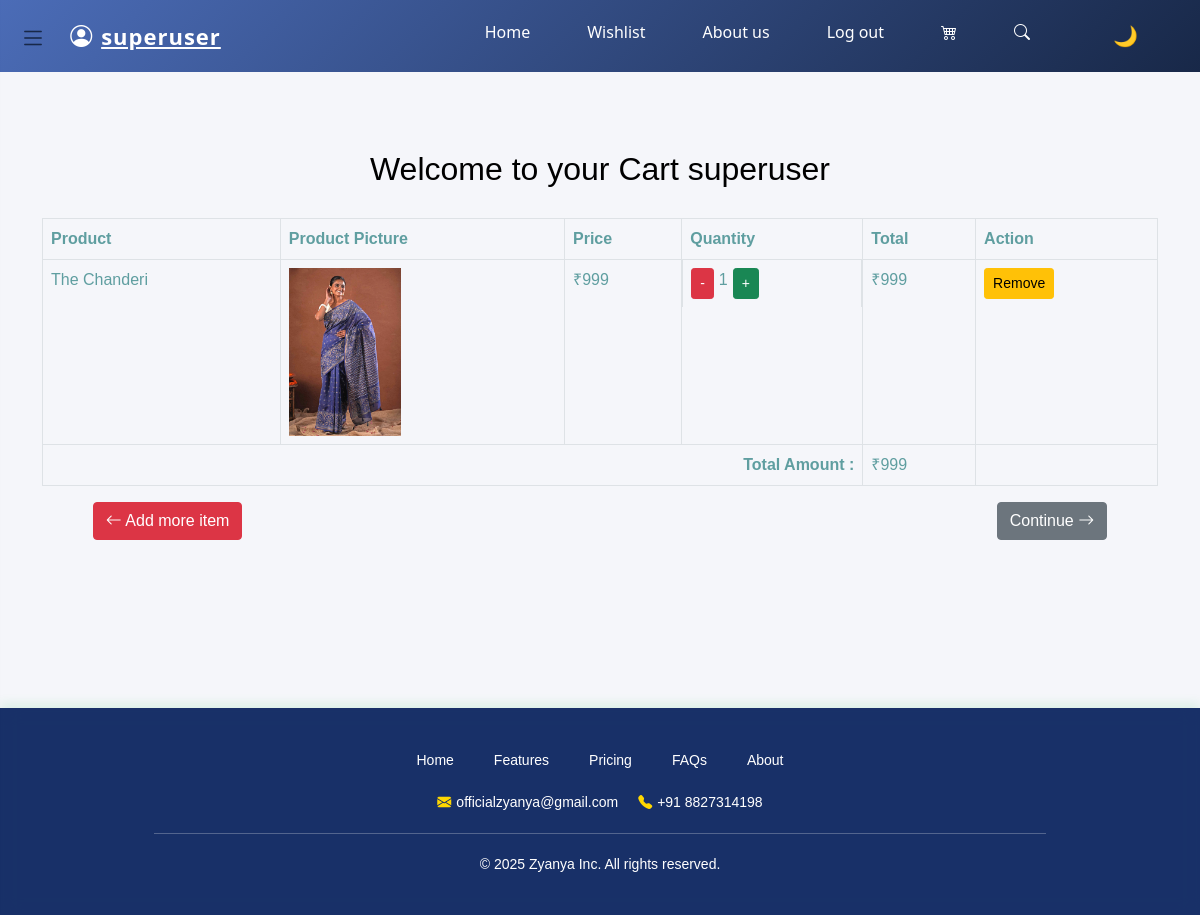
The app's page /cart/ (signed in) with its own data.
### shoppingapp/models.py (models this page shows, shortened)
class Cart(models.Model):
    user = models.ForeignKey(User, on_delete=models.CASCADE)
    product = models.ForeignKey(product, on_delete=models.CASCADE)
    quantity = models.PositiveIntegerField(default=1)

class product(models.Model):
    product_name=models.CharField(max_length=100)
    product_img=models.ImageField(upload_to='productimg/')
    product_price=models.IntegerField()
    product_description=models.TextField()
    connection=models.ForeignKey(section,related_name="sections",on_delete=models.CASCADE)

### shoppingapp/views.py (the view)
# urls.py: path('cart/', views.cart_view, name='cart'),
@login_required(login_url='login')
def cart_view(request):
    cart_items = Cart.objects.filter(user=request.user)
    total_price = sum(item.product.product_price * item.quantity for item in cart_items)
    return render(request, 'cart.html', {'cart_items': cart_items, 'total_price': total_price,})

### shoppingapp/templatetags/custom_filters.py (called while the page is built)
@register.filter
def mul(value, arg):
    return value * arg

### templates/cart.html
{% include "navbar.html" %}
{% load custom_filters %}
{% block content %}
<h2 style="text-align:center; margin:30px 0; font-family: 'Gill Sans', 'Gill Sans MT', Calibri, 'Trebuchet MS', sans-serif;">Welcome to your Cart {{ request.user }} </h2>
<div class="container" >
  {% if cart_items %}
    <table class="table table-bordered"style="color:cadetblue">
      <thead>
        <tr>
          <th>Product</th>
          <th>Product Picture</th>
          <th>Price</th>
          <th>Quantity</th>
          <th>Total</th>
          <th>Action</th>
        </tr>
      </thead>
      <tbody>
        {% for item in cart_items %}
        <tr>
          <td>{{ item.product.product_name }}</td>
          {% if item.product.product_img %}
          <td>
            <img src="{{  item.product.product_img.url }}" alt="{{ item.product.product_name }}" style="width:7rem">
          </td>
          {% endif %}
          <td>₹{{ item.product.product_price }}</td>
            <td style="display:flex; gap:5px;">
              <a href="{% url 'subtract_quantity' item.id %}" class="btn btn-sm btn-danger">-</a>
              {{ item.quantity }}
              <a href="{% url 'add_quantity' item.id %}" class="btn btn-sm btn-success">+</a>
            </td>
         <td>₹{{ item.product.product_price|mul:item.quantity }}</td>
          <td>
            <a href="{% url 'remove_item' item.id %}" class="btn btn-sm btn-warning">Remove</a>
          </td>
        </tr>
        {% endfor %}
        <tr>
          <td colspan="4" style="text-align:right;"><strong>Total Amount :</strong></td>
          <td>₹{{ total_price }}</td>
          <td></td>
        </tr>
      </tbody>
    </table>
  {% else %}
    <p style="text-align:center; margin-top:50px;">Your cart is empty.</p>
  {% endif %}
</div>
<div style="display: flex;justify-content: space-between; align-item:center">
 <button style="paddding-left:6%;margin-left:5.8rem" class="btn btn-danger" onclick="window.history.back()"><i class="bi bi-arrow-left"></i> Add more item</button>
<a href="{% url 'checkout' %}"><button style="paddding-right:6%;margin-right:5.8rem"  class="btn btn-secondary">Continue <i class="bi bi-arrow-right"></i> </button></a>
</div>
{% endblock content %}
{% include "fotter.html" %}

### templates/navbar.html (shortened to what this page needs)
<!DOCTYPE html>
{% load static %}
<html lang="en">
<head>
  <link href="https://cdn.jsdelivr.net/npm/bootstrap@5.0.2/dist/css/bootstrap.min.css"
        rel="stylesheet"
>
  <link rel="stylesheet" href="{% static 'css/navbar.css' %}">
  <link rel="stylesheet" href="https://cdn.jsdelivr.net/npm/bootstrap-icons@1.11.1/font/bootstrap-icons.css">
</head>
<body>
  <i id="toggle-btn" class="bi bi-list"></i>
{% if user.is_authenticated %}
<nav class="navbar">
  <div class="logo" style="cursor:pointer;">
    <a href="{% url 'profile' %}" style="display:flex; align-items:center;margin-left:20%">
      <i class="bi bi-person-circle" style="padding-right:0.5rem; transition: transform 0.3s;"></i>
      {{ user.username }}
    </a>
  </div>
  <ul class="nav-links">
    <li><a href="{% url 'home' %}">Home</a></li>
    <li><a href="{% url 'wishlist' %}">Wishlist</a></li>
    <li><a href="{% url 'about' %}">About us</a></li>
    <li><a href="{% url 'logout' %}">Log out</a></li>
    <li><a href="{% url 'cart' %}"><i class="bi bi-cart4"></i></a></li>
    <li><a href="#"><i class="bi bi-search"></i></a></li>
    <li>
      <button id="btn" class="theme-btn">
        <span id="span">🌙</span>
      </button>
    </li>
  </ul>
</nav>
{% endif %}
<br><br>
</body>
</html>

### static/css/navbar.css (style rules this page uses)
.navbar { display: flex; justify-content: space-between; align-items: center; background: linear-gradient(135deg, #4b6cb7, #182848); padding: 12px 40px; font-family: 'Segoe UI', sans-serif; }
.logo { font-size: 22px; font-weight: bold; color: #fff; letter-spacing: 1px; }
.nav-links { list-style: none; display: flex; gap: 25px; margin: 0; padding: 0; }
.nav-links a { text-decoration: none; }
.nav-links li { padding: 8px 16px; border-radius: 8px; color: white; font-weight: 500; transition: all 0.3s ease; }
.theme-btn { background: transparent; border: none; cursor: pointer; font-size: 20px; color: white; margin-left: 20px; transition: transform 0.3s ease; }
body { background: white; color: black; transition: background 0.4s, color 0.4s; }

### static/css/fotter.css (style rules this page uses)
body { margin: 0; font-family: Arial, sans-serif; }

### templates/navbar.html (style rules this page uses)
body { margin: 0; font-family: 'Segoe UI', sans-serif; background: #f5f6fa; }
#toggle-btn { font-size: 26px; cursor: pointer; position: fixed; top: 20px; left: 20px; color: #182848; z-index: 1100; }
a { color: white; transition: all 0.3s ease; }

### records on screen
Cart: product.product_name "The Chanderi", product.product_img (picture), product.product_price "999", quantity "1", product.product_price|mul "999"

### other values on screen
{{ user.username }} "superuser"
{{ request.user }} "superuser"
{{ total_price }} "999"
